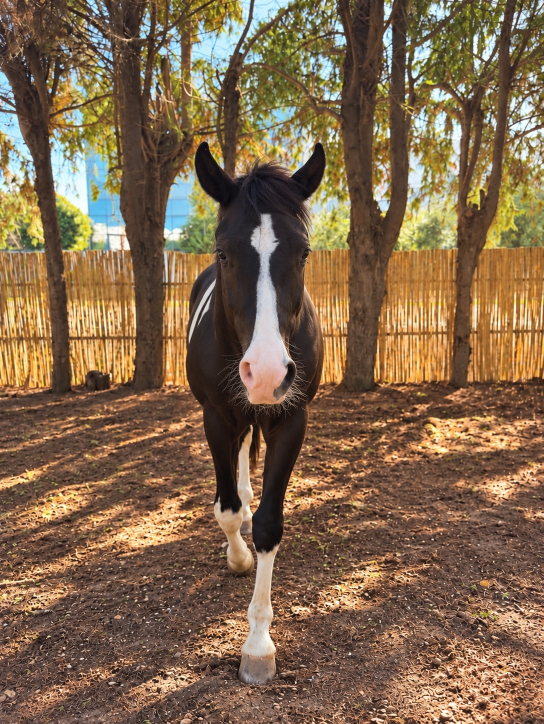
#> input picture instagram/photos/aiko.jpg, 1087 x 1447 px (shown at 1/2 size)
$ python stories_presentations.py photos/aiko.jpg
#> lines starting #> are read from the running program, lines starting #| are printed output that depends on the picture
### instagram/generer.py
"""Génère le kit de lancement Instagram de Daughter of Gaïa.

Sources : les photos du site (daughter-of-gaia/public/images) et les
couleurs / typographies de l'identité (voir le README du site).
Sortie : instagram/posts, instagram/stories, instagram/profil, instagram/plus-tard.

    python3 instagram/generer.py
"""
from pathlib import Path
import sys
from PIL import Image, ImageChops, ImageColor, ImageDraw, ImageFilter, ImageFont, ImageOps, ImageStat

RACINE = Path(__file__).resolve().parent
PHOTOS = RACINE.parent / "daughter-of-gaia" / "public" / "images"
PHOTOS_KIT = RACINE / "photos"  # photos propres au kit, absentes du site
POLICES = Path(sys.argv[1]) if len(sys.argv) > 1 else RACINE / "polices"

SABLE, BLANC, ENCRE = "#EDE4D3", "#F6F1E7", "#2B2118"
OLIVE, TERRA, FILET = "#6B7355", "#B5654A", "#C7B79A"

POST = (1080, 1350)   # 4:5, le format portrait du fil
STORY = (1080, 1920)  # 9:16


def police(nom, taille, graisse=300):
    f = ImageFont.truetype(str(POLICES / nom), taille)
    try:
        f.set_variation_by_axes([graisse])
    except Exception:
        pass
    return f


def serif(t, g=300): return police("CormorantGaramond[wght].ttf", t, g)
def italique(t, g=300): return police("CormorantGaramond-Italic[wght].ttf", t, g)
def sans(t, g=300): return police("Jost[wght].ttf", t, g)


# [4 lines left out: function photo, not called in this run]


def centre(d, y, texte, f, couleur, larg, espacement=0):
    """Écrit une ligne centrée ; espacement = interlettrage en px."""
    if espacement:
        w = sum(d.textlength(c, font=f) for c in texte) + espacement * (len(texte) - 1)
        x = (larg - w) / 2
        for c in texte:
            d.text((x, y), c, font=f, fill=couleur)
            x += d.textlength(c, font=f) + espacement
    else:
        w = d.textlength(texte, font=f)
        d.text(((larg - w) / 2, y), texte, font=f, fill=couleur)


# [20 lines left out: functions carte, recentrer, not called in this run]


# Le logo, tel que le site l'affiche à l'ouverture : Cormorant Garamond
# léger (300), droit, sur une seule ligne. Sans le filet du site.
LOGO = "Daughter of Gaïa"
NUIT = "#1A130C"  # le fond du rideau d'ouverture du site


# [10 lines left out: function logo, not called in this run]


def taille_logo(largeur_voulue):
    """Corps de police qui donne au nom la largeur voulue, en pixels."""
    d = ImageDraw.Draw(Image.new("L", (1, 1)))
    return round(100 * largeur_voulue / d.textlength(LOGO, font=serif(100, 300)))


# [12 lines left out: function avec_ombre, not called in this run]


def sauver(im, chemin):
    chemin.parent.mkdir(parents=True, exist_ok=True)
    im.save(chemin, quality=92, optimize=True)


# La phrase sous le nom. Une seule ligne à changer pour en essayer une autre
# (pistes dans TEXTES.md). Elle ne dit rien du concept, pas encore annoncé.
PHRASE = "Là où la ville s'arrête."


# [125 lines left out: functions titre_sur_photo, citation, refuge, domaine, gaia, lustre and 3 more, not called in this run]


# Les 12 posts, du premier publié au dernier. Le 12 arrive en dernier pour
# s'afficher en haut à gauche du profil : c'est la vidéo qui révèle le nom,
# avec fin-video/fin-sable.jpg en couverture ; la carte logo ci-dessous la
# remplace si la vidéo n'est pas prête. Les cartes forment un zigzag ; les
# photos du même duo de chevaux ne se touchent jamais, même par un coin.
LANCEMENT = [
    ("citation", citation),
    ("cheval-bar", ("cheval-bar.jpg", (0.5, 0.55))),
    ("fenetre-chevaux-statuettes", ("fenetre-chevaux-statuettes.jpg", (0.5, 0.45))),
    ("chevaux-fenetre", ("chevaux-fenetre.jpg", (0.5, 0.6))),
    ("chevaux-pie-broutent", ("chevaux-pie-broutent.jpg", (0.5, 0.72))),
    ("refuge", refuge),
    ("domaine", domaine),
    ("ecuries", ("domaine.jpg", (0.5, 0.6))),
    ("terrasse-vasque", ("terrasse-vasque.jpg", (0.5, 0.5))),
    ("trois-chevaux", ("trois-chevaux.jpg", (0.5, 0.6))),
    ("cheval-noir-blanc", ("aiko.jpg", (0.5, 1.0))),
    ("daughter-of-gaia", nom_du_projet),
]


# Les photos où l'on voit les chevaux : ce sont elles qu'on signe.
AVEC_CHEVAUX = {"cheval-bar", "fenetre-chevaux-statuettes", "chevaux-fenetre", "chevaux-pie-broutent",
                "terrasse-vasque", "trois-chevaux", "cheval-noir-blanc"}


# [7 lines left out: function luminance, not called in this run]


def contraste(a, b):
    la, lb = luminance(a), luminance(b)
    return (max(la, lb) + 0.05) / (min(la, lb) + 0.05)


# [296 lines left out: functions signer, posts, plus_tard, stories, profil, fin_de_video and 3 more, not called in this run]


# [10 lines that do not run on import are left out]

### instagram/stories_presentations.py
"""Stories « Faire connaissance » : une introduction, puis un cheval par
story, avec son prénom, son âge et une phrase. Même arche que les autres
stories ; signature complète en bas. Le texte reste hors des zones
qu'Instagram recouvre.

    python3 instagram/stories_presentations.py
"""
import sys
sys.argv = sys.argv[:1]
from generer import *

OUT = RACINE / "stories" / "presentations"
OUT.mkdir(parents=True, exist_ok=True)
W, H = STORY
CREME = "#E3D6BE"
f_logo = serif(taille_logo(440), 300)

# (fichier, zone recadrée en px ou None, prénom, âge, phrase en deux lignes)
CHEVAUX = [
    ("aiko.jpg", None, "Aïko", "22 MOIS",
     ["Il n'a pas encore deux ans,", "et déjà toute sa place ici."]),
    ("cheval-bar.jpg", None, "Iris", "18 ANS",
     ["La plus sage du domaine.", "Et la maman de Stella."]),
    ("fenetre-chevaux-statuettes.jpg", (590, 470, 1010, 1040), "Stella", "6 MOIS",
     ["La fille d'Iris,", "et la plus jeune de la famille."]),
    ("trois-chevaux.jpg", (320, 740, 790, 1360), "Ponette", "8 ANS",
     ["Petite par la taille,", "immense par le caractère."]),
]


def source(nom, zone):
    src = PHOTOS_KIT / nom if (PHOTOS_KIT / nom).exists() else PHOTOS / nom
    im = ImageOps.exif_transpose(Image.open(src)).convert("RGB")
    return im.crop(zone) if zone else im


def masque_arche(w, h):
    m = Image.new("L", (w, h), 0)
    d = ImageDraw.Draw(m)
    d.pieslice((0, 0, w, w), 180, 360, fill=255)
    d.rectangle((0, w // 2, w, h), fill=255)
    return m


def signature(d, y):
    centre(d, y, LOGO, f_logo, ENCRE, W)
    return ligne_domaine(d, W / 2, y + f_logo.getmetrics()[0] + 40, TERRA,
                         taille=20, esp=6, graisse=300, ep=1.5, trait=50, ecart=18)


# Introduction : les quatre dans de petites arches, puis l'invitation.
im = Image.new("RGB", STORY, CREME)
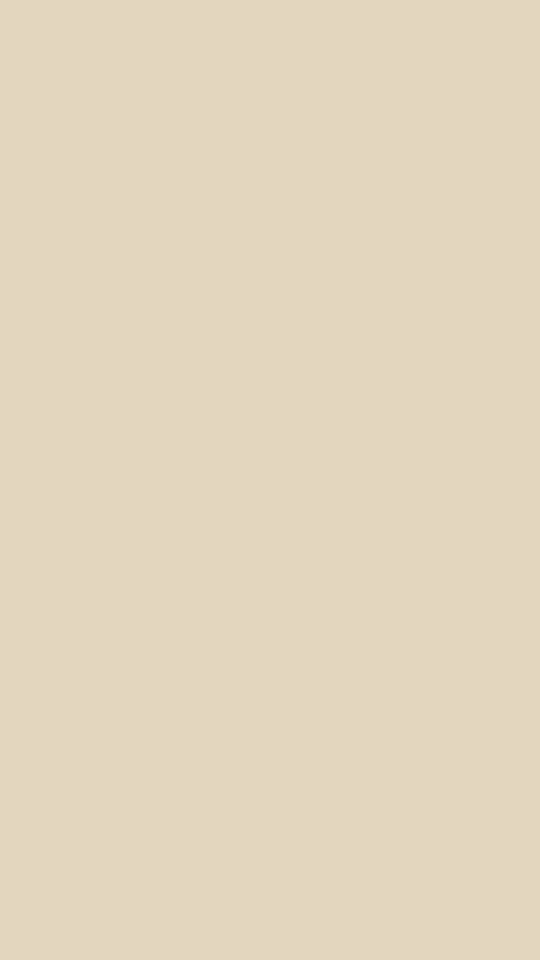
#> im: PIL image 1080x1920 RGB (shown at 1/2 size); mean R, G, B 227, 214, 190
d = ImageDraw.Draw(im)
centre(d, 250, "FAIRE CONNAISSANCE", sans(26, 300), OLIVE, W, 10)
aw, ah, gap = 210, 300, 22
x0 = (W - (4 * aw + 3 * gap)) // 2
for i, (nom, zone, prenom, _, _) in enumerate(CHEVAUX):
    x = x0 + i * (aw + gap)
    im.paste(ImageOps.fit(source(nom, zone), (aw, ah), Image.LANCZOS), (x, 340), masque_arche(aw, ah))
#> in source, im is the input picture: PIL image 1087x1447 RGB; mean R, G, B 129.6, 104.1, 77.2
#> in masque_arche, `m = Image.new("L", (w, h), 0)`: m: PIL image 210x300 L; every value is 0
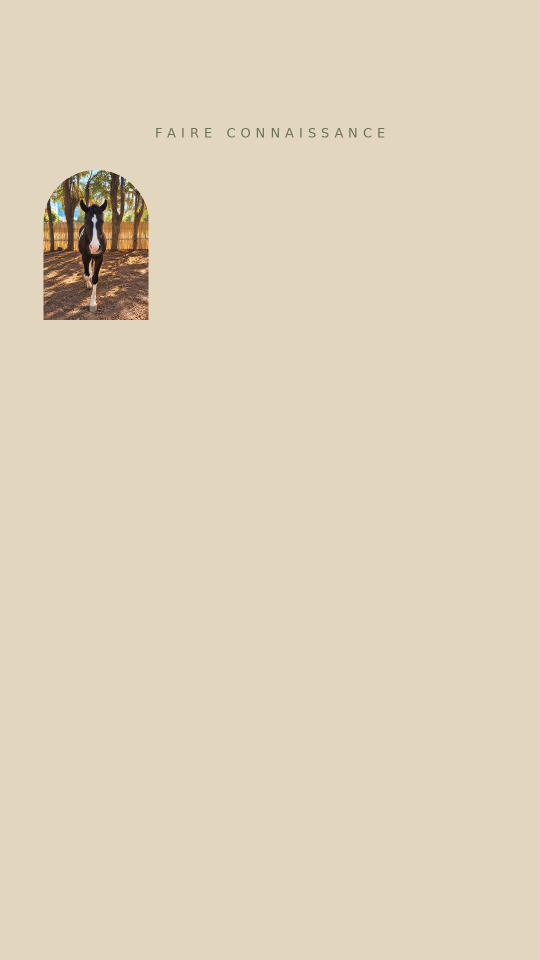
#> im: PIL image 1080x1920 RGB (shown at 1/2 size); mean R, G, B 224.2, 210.8, 186.7
    centre(d, 340 + ah + 22, prenom.upper(), sans(19, 400), OLIVE, 2 * x + aw, 5)
#> (the run stopped early here; a loop or call above may not have finished)
